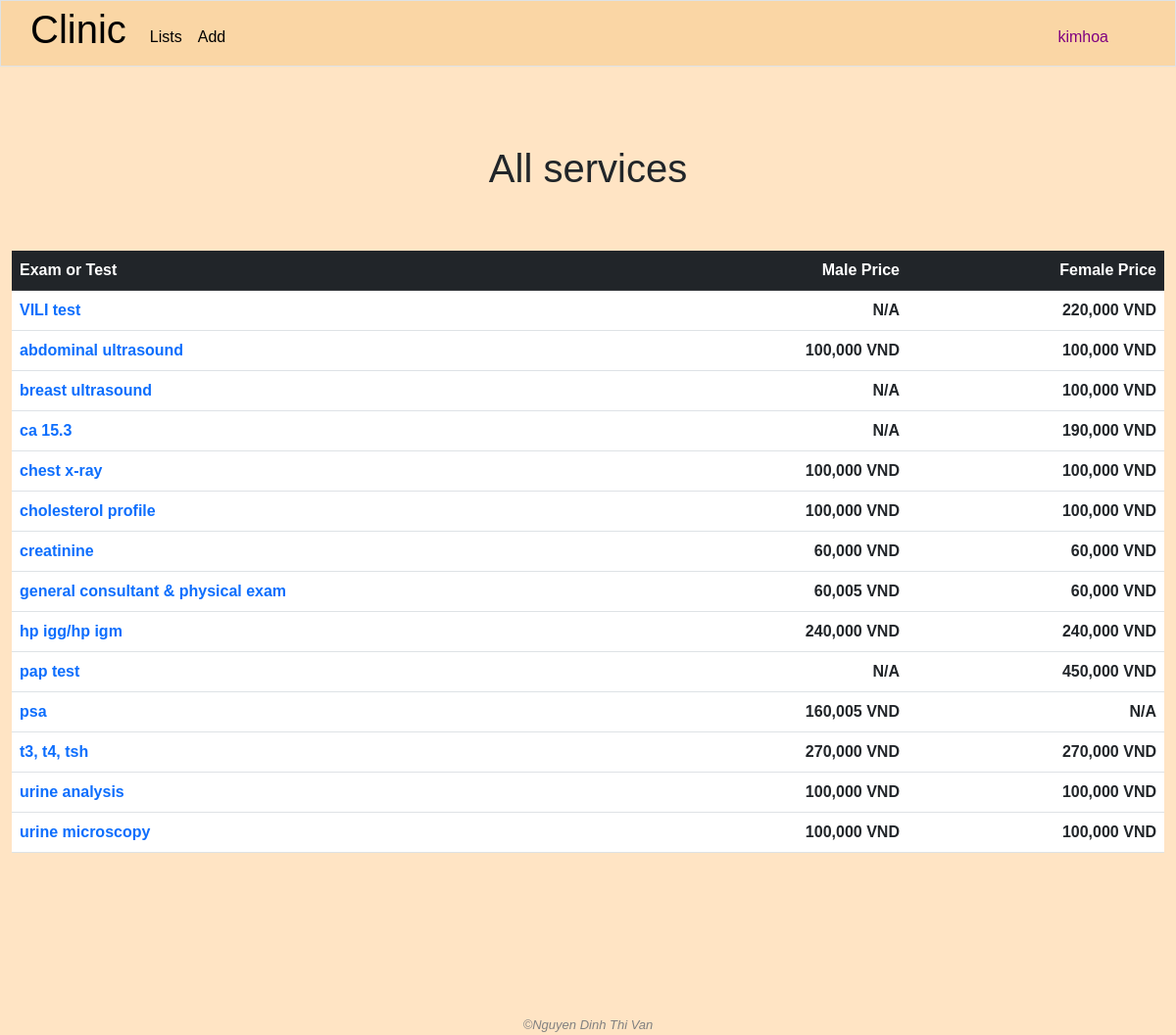
The page / (signed in) on the database as committed earlier.
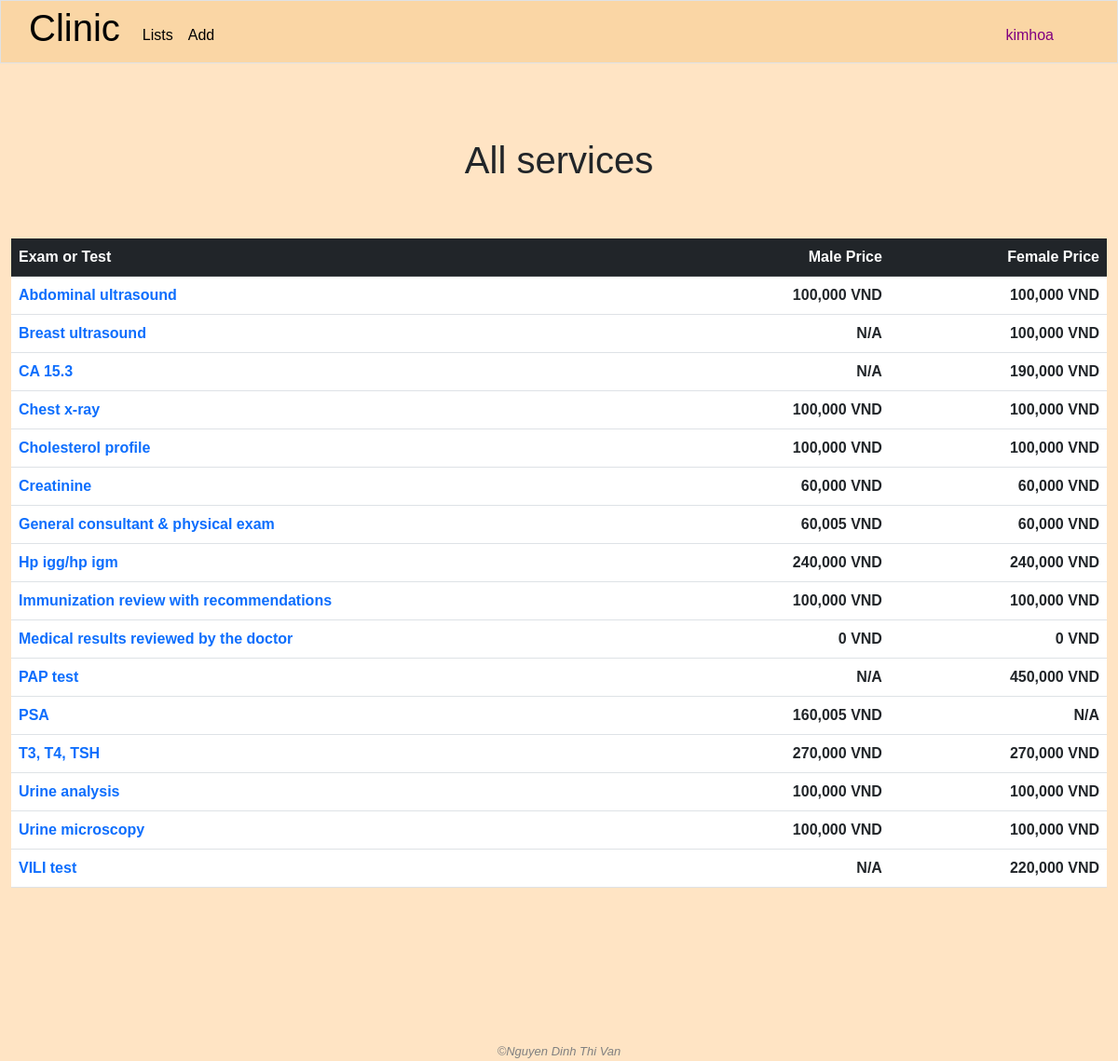
The same page on the database as committed later.
### clinic/models.py (models this page shows, shortened)
class User(AbstractUser):
    class Level(models.IntegerChoices):
        LOW = 1
        MIDDLE = 2
        TOP = 3
    management_right_level = models.IntegerField(choices=Level.choices, blank=True, null=True)

class Service(models.Model):
    name = models.CharField(max_length=255)
    benefit = models.TextField(blank=True)
    male_price = models.IntegerField(blank=True, null=True)
    female_price = models.IntegerField(blank=True, null=True)
    description = models.TextField(blank=True, null=True)
    created_by = models.ForeignKey(User, blank=True, null=True, on_delete=models.SET_NULL, related_name='add_services')
    modified_by = models.ForeignKey(User, blank=True, null=True, on_delete=models.SET_NULL, related_name='modified_services')

### clinic/views.py (the view)
# urls.py: path('', views.index, name='index'),
@login_required
def index(request):
    yay_message = request.session.get('yay_message', '')
    nay_message = request.session.get('nay_message', '')
    request.session['yay_message'] = ''
    request.session['nay_message'] = ''
    services = Service.objects.all().order_by('name')
    return render(request, "clinic/index.html", {
        "yay_message": yay_message,
        "nay_message": nay_message,
        "services": services
    })

### clinic/templates/clinic/index.html (shortened to what this page needs)
{% extends "clinic/layout.html" %}
{% load static %}
{% load humanize %}
{% block main %}
    <h1 class="text-center page-title">All services</h1>
    <div class="container-fluid">
        <table class="table table-hover">
            <thead class="table-dark">
                <tr>
                    <th style="text-align: start;">Exam or Test</th>
                    <th style="text-align: end;">Male Price</th>
                    <th style="text-align: end;">Female Price</th>
                </tr>
            </thead>
            <tbody>
                {% for service in services %}
                    <tr>
                        <td>
                            <strong><a class="service-detail-link" href="{% url 'service_detail' service_id=service.id %}">{{ service.name }}</a></strong>
                        </td>
                        <td style="text-align: end;">
                            {% if service.male_price == None %}
                                <strong>N/A</strong>
                            {% else %}
                                <strong class="price" data-price="{{ service.male_price }}">{{ service.male_price|intcomma }}</strong> <strong class="price-currency">VND</strong>
                            {% endif %}
                        </td>
                        <td style="text-align: end;">
                            {% if service.female_price == None %}
                                <strong>N/A</strong>
                            {% else %}
                                <strong class="price" data-price="{{ service.female_price }}">{{ service.female_price|intcomma }}</strong> <strong class="price-currency">VND</strong>
                            {% endif %}
                        </td>
                    </tr>
                {% empty %}
                    No service
                {% endfor %}
            </tbody>
        </table>
    </div>
{% endblock %}

### clinic/templates/clinic/layout.html (shortened to what this page needs)
{% load static %}
<!DOCTYPE html>
<html lang="en">
    <head>
        <link rel="stylesheet" href="https://cdnjs.cloudflare.com/ajax/libs/font-awesome/4.7.0/css/font-awesome.min.css">
        <link rel="stylesheet" href="{% static 'clinic/bootstrap.css' %}">
        <link rel="stylesheet" href="{% static 'clinic/styles.css' %}">
    </head>
    <body>
        <nav class="navbar navbar-expand-lg navbar-custom border">
            <a class="navbar-brand" href="{% url 'index' %}"><span><h1>Clinic</h1></span></a>
            <div class="collapse navbar-collapse" id="navbar">
                <ul class="navbar-nav me-auto mt-2">
                    <li class="nav-item">
                        <div class="dropdown">
                            <button class="nav-link active" type="button" id="dropdownMenuButton3" data-bs-toggle="dropdown" aria-expanded="false">
                                Lists
                            </button>
                        </div>
                    </li>
                    {% if user.is_authenticated %}
                        <li class="nav-item" id="adding-items">
                            <div class="dropdown">
                                <button class="nav-link active" type="button" id="dropdownMenuButton1" data-bs-toggle="dropdown" aria-expanded="false">
                                    Add
                                </button>
                            </div>
                        </li>
                    {% endif %}
                </ul>
                <ul class="navbar-nav ms-auto mt-2">
                    {% if user.is_authenticated %}
                        <li class="nav-item">
                            <div class="dropdown">
                                <button class="nav-link active" style="color: purple;" type="button" id="dropdownMenuButton2" data-bs-toggle="dropdown" aria-expanded="false">
                                    {{ user.username }}
                                </button>
                            </div>
                        </li>
                    {% else %}
                        <li class="nav-item">
                            <a class="nav-link active" href="{% url 'login' %}">
                                Log in
                            </a>
                        </li>
                    {% endif %}
                </ul>
            </div>
        </nav>
        <main>{% block main %}{% endblock %}</main>
        <footer class="text-center">
            &#169;Nguyen Dinh Thi Van
        </footer>
    </body>
</html>

### clinic/static/clinic/styles.css (style rules this page uses)
body { font-family: sans-serif; }
body { color: auto; background-color: bisque; }
main { min-height: 40vh; }
footer { margin-top: 150px; font-family: sans-serif; font-size: 13px; font-style: italic; color: grey; }
.navbar-custom { padding: 0 60px 0 30px; background: #FAD6A5; margin-bottom: 30px; }
.page-title { margin-bottom: 1.5em; }
.service-detail-link { text-decoration: none; }
.container-fluid { display: flex; justify-content: center; align-items: center; }
td { padding: .5em; color: orange; }

Rows that differ between the two databases and show on the page:
changed Service: name "abdominal ultrasound" → "Abdominal ultrasound"
changed Service: name "breast ultrasound" → "Breast ultrasound"
changed Service (number 3 of 16 on the later page): name "ca 15.3" → "CA 15.3"
changed Service: name "chest x-ray" → "Chest x-ray"
changed Service: name "cholesterol profile" → "Cholesterol profile"
changed Service: name "creatinine" → "Creatinine"
changed Service: name "general consultant & physical exam" → "General consultant & physical exam"
changed Service: name "hp igg/hp igm" → "Hp igg/hp igm"
added Service: name "Immunization review with recommendations", male_price "100,000", female_price "100,000"
added Service: name "Medical results reviewed by the doctor", male_price "0", female_price "0"
changed Service: name "pap test" → "PAP test"
changed Service: name "psa" → "PSA"
changed Service: name "t3, t4, tsh" → "T3, T4, TSH"
changed Service: name "urine analysis" → "Urine analysis"
changed Service: name "urine microscopy" → "Urine microscopy"
shown differently, row unchanged: Service "VILI test": moves down the list
